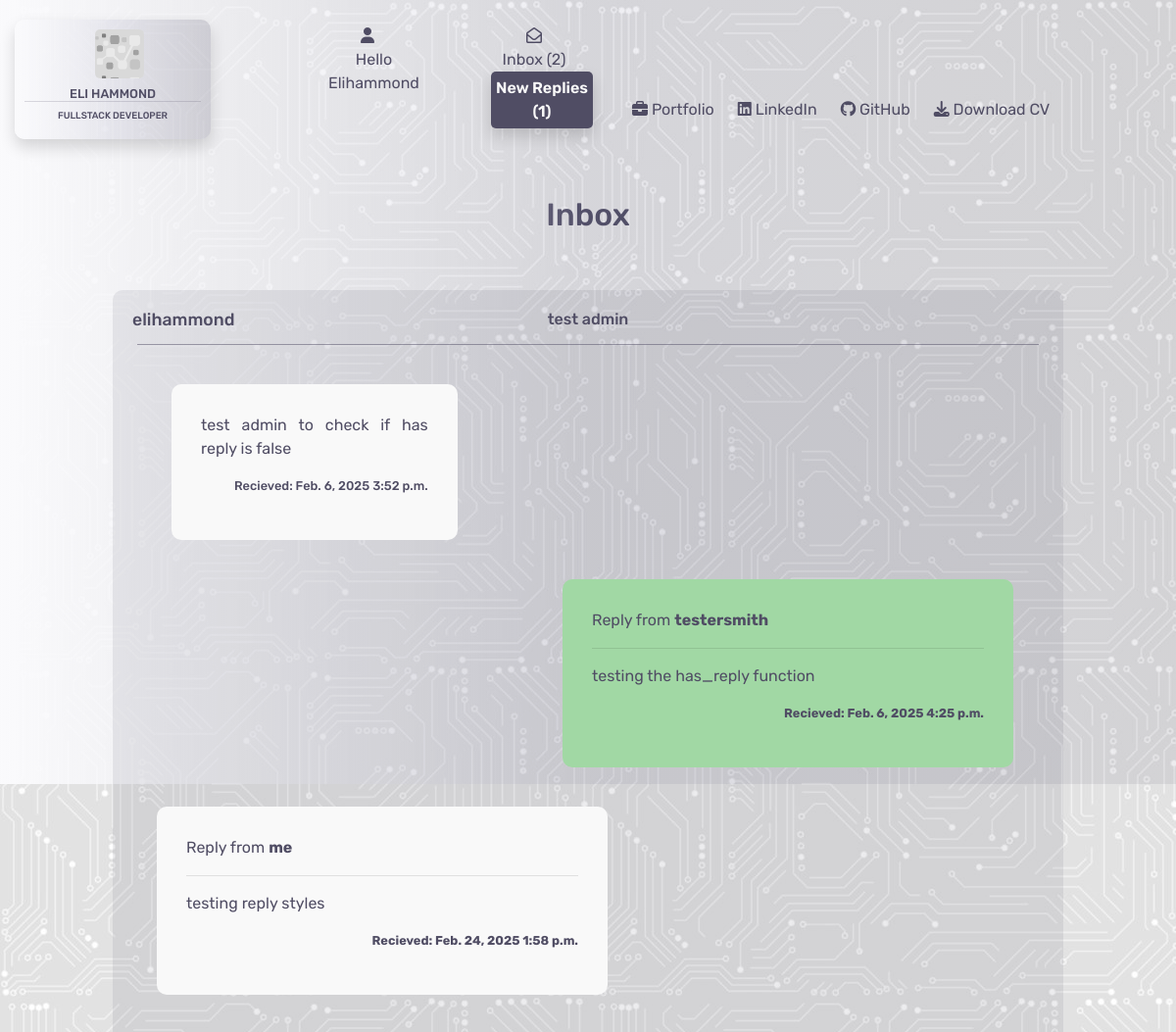
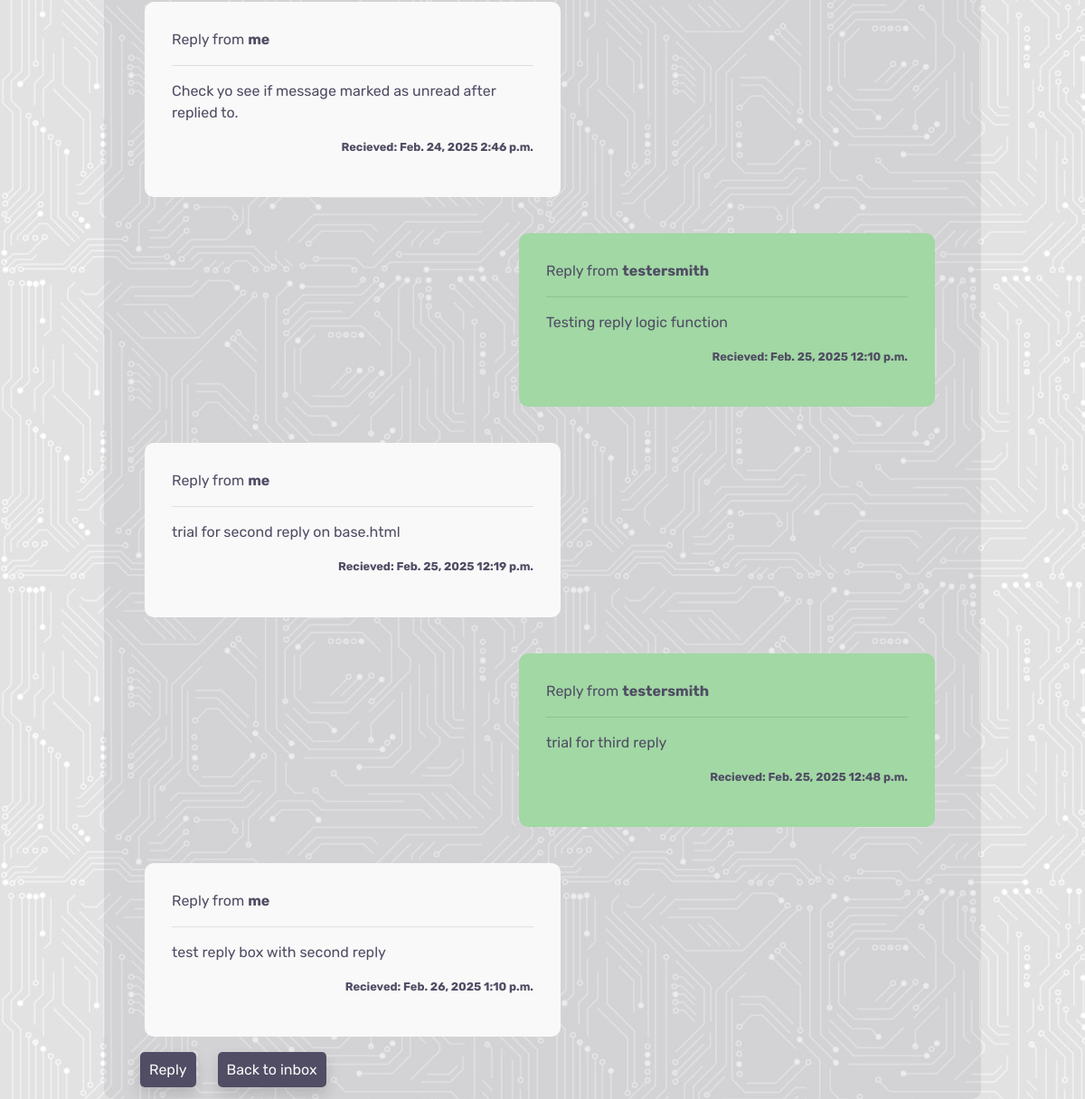
Page /contacts/19 (signed in) on the earlier database version (2 pictures, top to bottom).
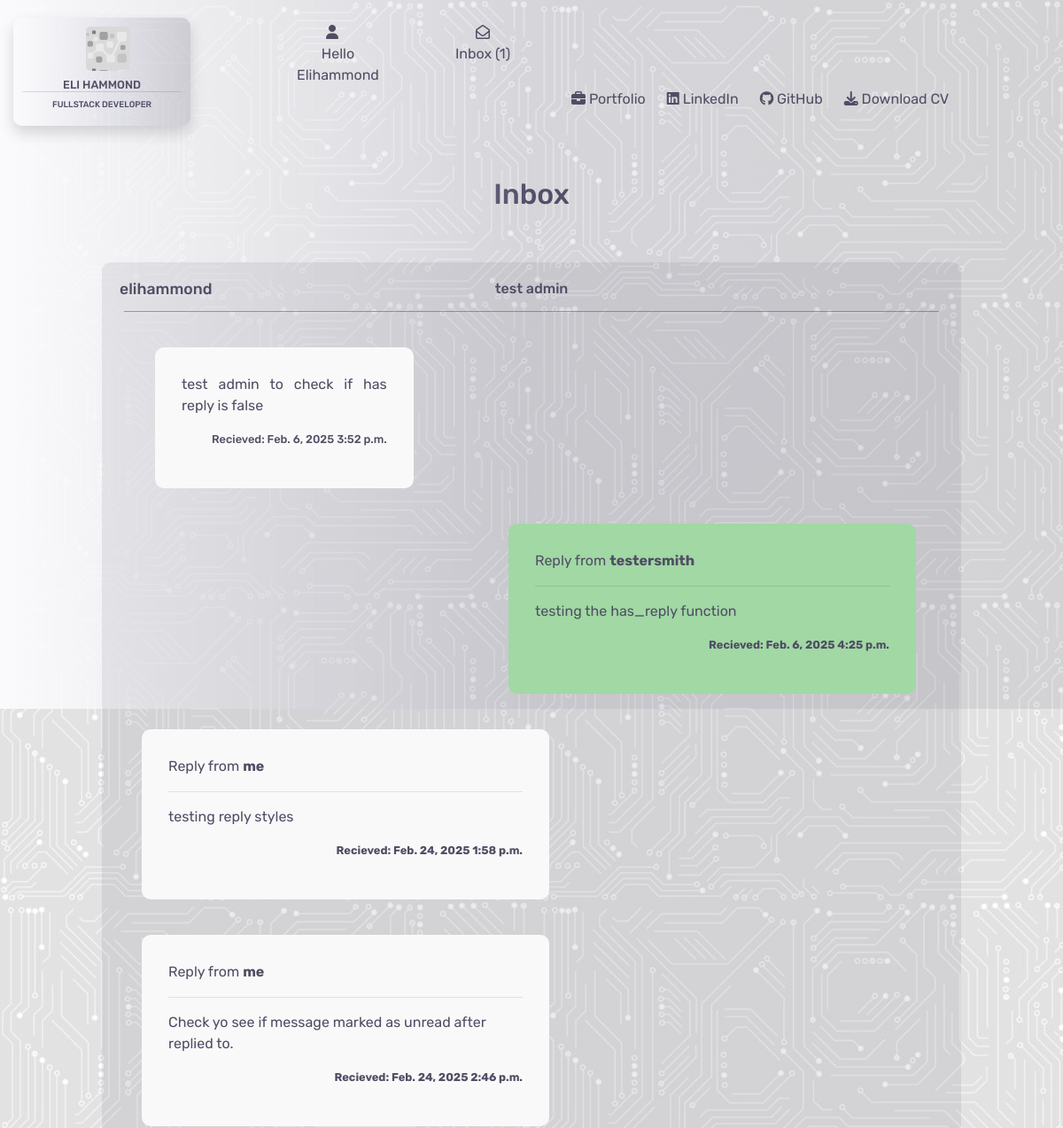
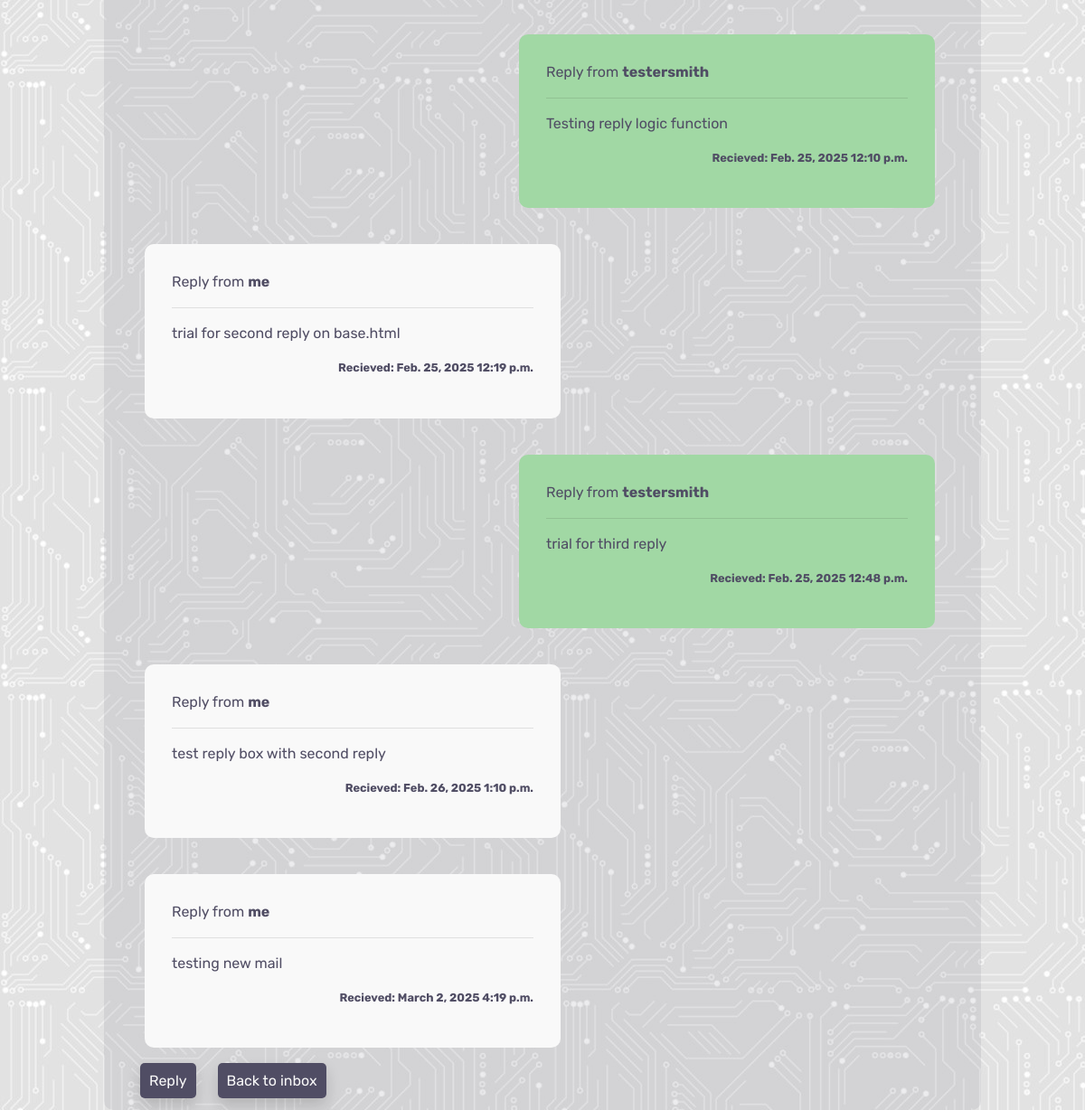
Same page on the later database version (2 pictures, top to bottom).
### contacts/models.py (models this page shows)
class Replied(models.Model):
    class Meta:
        verbose_name_plural = "Replies"
    thread = models.ForeignKey(Contacts, on_delete=models.CASCADE)
    name = models.CharField(max_length=26, null=True, blank=True)
    send_to = models.CharField(max_length=240)
    subject = models.CharField(max_length=52, null=True, blank=True)
    message = models.TextField()
    date = models.DateField(auto_now_add=True)
    time = models.TimeField(auto_now_add=True)
    read = models.BooleanField(default=False)

### contacts/views.py (the view)
# urls.py: path('<int:contact_id>', views.open_message, name='open_message'),
@login_required
def open_message(request, contact_id):
    inbox = Contacts.objects.get(id=contact_id)
    inbox.read = True
    inbox.save()
    if inbox.new_reply is True:
        inbox.new_reply = False
        inbox.save()
    replied = Replied.objects.filter(thread=contact_id)
    template = 'contacts/open_message.html'
    context = {
        'inbox': inbox,
        'replied': replied
    }
    return render(request, template, context)

### contacts/templates/contacts/open_message.html (shortened to what this page needs)
{% extends "base.html" %}
{% load static %}
{% block content %}
<div class="container-fluid">
    <div class="row">
        <div class="col-4"></div>
        <div class="col-4">
            <h2 class="header">Inbox</h2>
        </div>
        <div class="col-4"></div>
    </div>
    <div class="row">
        <div class="col-1">
        </div>
        <div class="col-10">
            <div class="read-message">
                <div class="row">
                    <div class="col-3">
                        <h4 class="inbox-name">{{ inbox.name }}</h4>
                    </div>
                    <div class="col-6">
                        {% if inbox.subject %}
                        <h5 class="inbox-subject">{{ inbox.subject }}</h5>
                        {% else %}
                        <h5 class="inbox-subject">no subject</h5>
                        {% endif %}
                    </div>
                    <div class="col-3">
                    </div>
                </div>
                <div class="row message-row">
                    <div class="col-8 message-display">
                        <div class="thread-load">
                            <p>
                                {{ inbox.message }}
                            </p>
                            <p class="inbox-date-time main-message-date-time">
                                Recieved:
                                {{ inbox.date }} {{ inbox.time }}
                            </p>
                        </div>
                    </div>
                    <div class="col-4">
                    </div>
                    {% if replied %}
                        {% for r in replied %}
                        <div class="{% if r.name == user.username %} thread-load {% else %} thread-load2 {% endif %}">
                        {% if r.name == user.username%}
                        <p>Reply from <strong>me</strong></p>
                        {% else %}
                        <p>Reply from <strong>{{ r.name }}</strong></p>
                        {% endif %}
                        <hr>
                        <p>{{ r.message }}</p>
                        <p class="inbox-date-time">
                            <strong>Recieved: {{ r.date }} {{ r.time }}</strong>
                        </p>
                        </div>
                        {% endfor %}
                    {% endif %}
                </div>
                <div class="reply-and-delete-box">
                    <div>
                        <a href="{% url 'reply_message' inbox.id %}" class="reply-message shadow">Reply</a>
                        <a href="{% url 'contacts' %}" class="reply-message shadow">Back to inbox</a>
                    </div>
                </div>
            </div>
        </div>
        <div class="col-1"></div>
    </div>
</div>
{% endblock %}

### templates/base.html (shortened to what this page needs)
{% load static %}
<!DOCTYPE html>
<html lang="en">
<head>
    {% block corecss %}
        <link rel="stylesheet" href="https://stackpath.bootstrapcdn.com/bootstrap/4.4.1/css/bootstrap.min.css">
        <link rel="stylesheet" href="https://cdnjs.cloudflare.com/ajax/libs/font-awesome/6.6.0/css/all.min.css">
        <link rel="stylesheet" href="https://cdnjs.cloudflare.com/ajax/libs/font-awesome/6.6.0/css/all.min.css">
        <link rel="stylesheet" href="{% static 'css/base.css' %}">
    {% endblock %}
</head>
<body>
    <div class="opaque"></div>
    <header>
        <nav>
            <div class="container-fluid">
                <div class="row">
                    <div class="col-md-3">
                        <a href="{% url 'home' %}">
                            <div class="logo shadow">
                                <div class="logo-logo"></div>
                                <h5>Eli Hammond</h5>
                                <h6>Fullstack Developer</h6>
                            </div>
                        </a>
                    </div>
                    <div class="col-lg-3 col-md-6">
                        <div class="row">
                            <div class="col-md-6">
                                <div class="dropdown">
                                    <div class="dropbtn">
                                        <div class="icon"><i class="fa-solid fa-user"></i></div>
                                        {% if request.user.is_authenticated %}
                                            <div class="hello">
                                                <span class="d-none d-md-block">Hello</span> {{ user.username|capfirst }}
                                            </div>
                                        {% else %}
                                            Login/Register
                                        {% endif %}
                                    </div>
                                </div>
                            </div>
                            <div class="col-md-6 d-none d-md-block">
                                {% if request.user.is_authenticated %}
                                    <div class="message-box">
                                        <a href="{% url 'contacts' %}">
                                            <div class="icon"><i class="fa-regular fa-envelope-open"></i></div>
                                            Inbox ({{ unread_messages }})
                                            {% if total_reply >= 1 %} <p class="new-reply ml-3 shadow">New Replies ({{ total_reply }})</p>{% endif %}
                                        </a>
                                    </div>
                                {% endif %}
                            </div>
                        </div>
                    </div>
                    <div class="col-lg-6 col-md-3">
                    </div>
                </div>
                <div class="row bottom-header">
                    <div class="col-md-6"></div>
                    <div class="col-md-6 d-none d-lg-block">
                        <ul>
                            <li>
                                <a href="{% url 'portfolio' %}">{% block custom_style %}<i class="fa-solid fa-briefcase"></i> Portfolio{% endblock %}</a>
                            </li>
                            <li>
                                <a href="https://www.linkedin.com/in/elliot-hammond-286739298/" target="_blank"><i class="fa-brands fa-linkedin"></i> LinkedIn</a>
                            </li>
                            <li>
                                <a href="https://github.com/e-h-dev" target="_blank"><i class="fa-brands fa-github"></i> GitHub</a>
                            </li>
                            <li>
                                <a href="/media/CV.pdf" target="_blank"><i class="fa-solid fa-download"></i> Download CV</a>
                            </li>
                        </ul>
                    </div>
                </div>
            </div>
        </nav>
    </header>
    {% block content %}
    {% endblock %}
</body>
</html>

Differences in the rows shown:
added Replied: name "Reply from", message "testing new mail", date "March 2, 2025", time "4:19 p.m."
Other differences:
{{ unread_messages }}: "2" → "1"
{{ total_reply }}: "1" → (not shown)
text no longer shown: "New Replies ( )"
